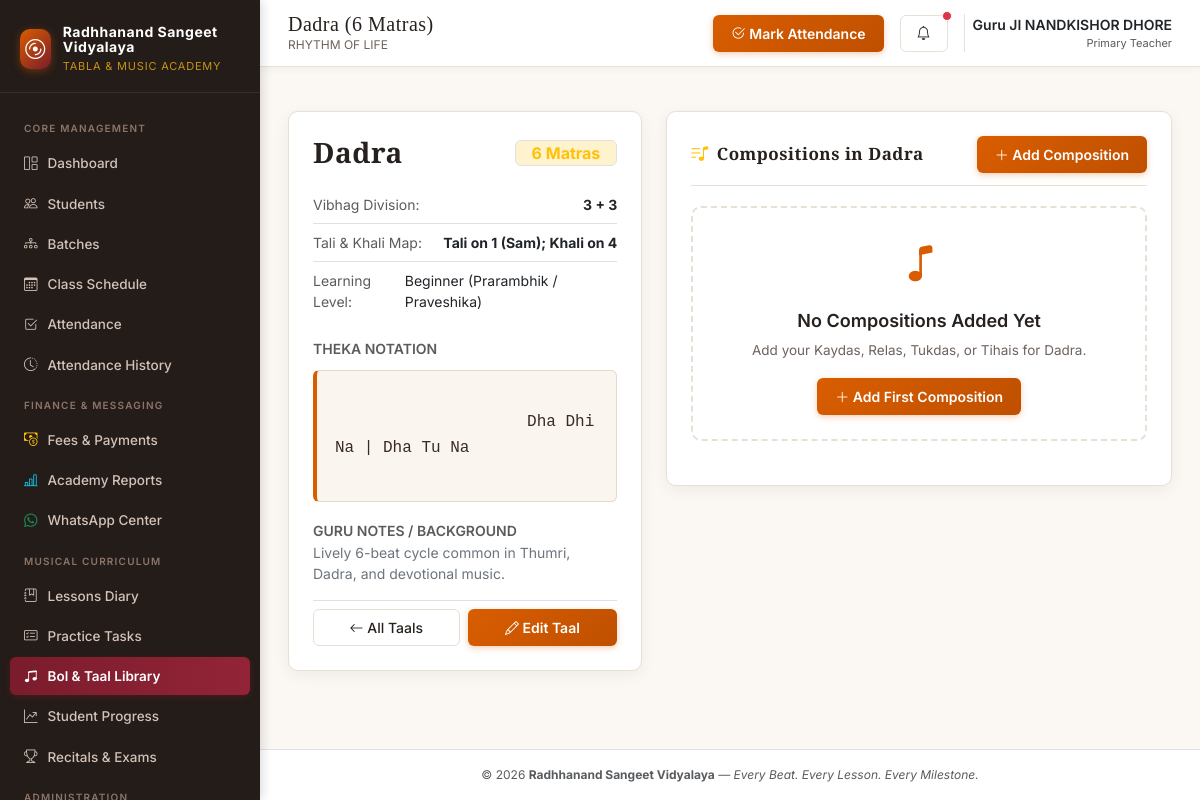
Page /library/taals/6/ (signed in) on the committed database.
### academy/models.py (models this page shows, shortened)
class Taal(models.Model):
    LEVEL_CHOICES = Student.LEVEL_CHOICES
    name = models.CharField(max_length=100, unique=True)
    matras = models.PositiveIntegerField(help_text="Total number of beats (matras)")
    vibhag_structure = models.CharField(
        max_length=100,
        help_text="Division of vibhags, e.g., '4 + 4 + 4 + 4' or '2 + 3 + 2 + 3'"
    )
    tali_khali_info = models.CharField(
        max_length=255,
        help_text="Tali and Khali positions, e.g., 'Tali on 1, 5, 13; Khali on 9'"
    )
    theka_notation = models.TextField(help_text="Basic theka bols with vibhag divisions")
    level = models.CharField(max_length=30, choices=LEVEL_CHOICES, default='beginner')
    notes = models.TextField(blank=True)
    reference_url = models.URLField(blank=True, help_text="Reference link or video/audio demonstration")
    class Meta:
        ordering = ['matras', 'name']

class AcademySettings(models.Model):
    academy_name = models.CharField(max_length=200, default="Radhhanand Sangeet Vidyalaya")
    tagline = models.CharField(max_length=255, default="Every Beat. Every Lesson. Every Milestone.")
    teacher_name = models.CharField(max_length=150, default="Guru Ji")
    phone = models.CharField(max_length=25, blank=True, default="+91 98765 43210", help_text="Official academy contact phone")
    email = models.EmailField(blank=True, default="contact@radhhanand.org", help_text="Official academy email")
    address = models.TextField(blank=True, default="Radhhanand Sangeet Vidyalaya, India", help_text="Academy premises address")
    whatsapp_number = models.CharField(max_length=25, blank=True, default="+91 98765 43210", help_text="Official academy WhatsApp number")
    attendance_threshold = models.FloatField(
        default=75.0,
        help_text="Attendance percentage threshold below which alerts are flagged (e.g. 75%)"
    )
    consecutive_absence_threshold = models.PositiveIntegerField(
        default=3,
        help_text="Number of consecutive conducted sessions missed before an alert triggers"
    )
    currency_symbol = models.CharField(max_length=10, default="₹")
    date_format = models.CharField(max_length=30, default="YYYY-MM-DD")
    enable_fees = models.BooleanField(default=True, help_text="Enable or disable fee management module")
    enable_late_status = models.BooleanField(default=False, help_text="Enable 'Late' as an attendance status")
    default_class_duration = models.PositiveIntegerField(default=60, help_text="Default duration in minutes")
    updated_at = models.DateTimeField(auto_now=True)
    class Meta:
        verbose_name = "Academy Settings"
        verbose_name_plural = "Academy Settings"
    @classmethod
    def get_settings(cls):
        settings_obj = cls.objects.first()
        if not settings_obj:
            settings_obj = cls.objects.create(academy_name="Radhhanand Sangeet Vidyalaya")
        elif settings_obj.academy_name != "Radhhanand Sangeet Vidyalaya":
            settings_obj.academy_name = "Radhhanand Sangeet Vidyalaya"
            settings_obj.save(update_fields=['academy_name'])
        return settings_obj

### academy/views.py (the view)
# urls.py: path('library/taals/<int:taal_id>/', views.taal_detail, name='taal_detail'),
@login_required
def taal_detail(request, taal_id):
    taal = get_object_or_404(Taal, id=taal_id)
    compositions = taal.compositions.all()
    return render(request, 'academy/library/taal_detail.html', {'taal': taal, 'compositions': compositions})

### academy/templates/academy/library/taal_detail.html (shortened to what this page needs)
{% extends 'academy/base.html' %}
{% block page_title %}{{ taal.name }} ({{ taal.matras }} Matras){% endblock %}
{% block content %}
<div class="row g-4">
    <div class="col-12 col-lg-5">
        <div class="taal-card">
            <div class="d-flex justify-content-between align-items-center mb-3">
                <h3 class="h3 fw-bold mb-0 brand-font">{{ taal.name }}</h3>
                <span class="badge bg-warning-subtle text-warning border fs-6 px-3 py-1">{{ taal.matras }} Matras</span>
            </div>
            <div class="list-group list-group-flush small mb-3">
                <div class="list-group-item px-0 py-2 d-flex justify-content-between">
                    <span class="text-muted">Vibhag Division:</span>
                    <span class="fw-bold">{{ taal.vibhag_structure }}</span>
                </div>
                <div class="list-group-item px-0 py-2 d-flex justify-content-between">
                    <span class="text-muted">Tali & Khali Map:</span>
                    <span class="fw-bold">{{ taal.tali_khali_info }}</span>
                </div>
                <div class="list-group-item px-0 py-2 d-flex justify-content-between">
                    <span class="text-muted">Learning Level:</span>
                    <span>{{ taal.get_level_display }}</span>
                </div>
            </div>
            <div class="mb-3">
                <label class="small fw-semibold text-muted text-uppercase">Theka Notation</label>
                <div class="bol-notation-box fs-6">
                    {{ taal.theka_notation }}
                </div>
            </div>
            {% if taal.notes %}
            <div class="mb-3">
                <label class="small fw-semibold text-muted text-uppercase">Guru Notes / Background</label>
                <p class="text-secondary small">{{ taal.notes }}</p>
            </div>
            {% endif %}
            <div class="d-flex gap-2 pt-2 border-top">
                <a href="{% url 'taal_list' %}" class="btn btn-sm btn-taal-outline flex-grow-1"><i class="bi bi-arrow-left"></i> All Taals</a>
                <a href="{% url 'taal_edit' taal.id %}" class="btn btn-sm btn-taal-primary flex-grow-1"><i class="bi bi-pencil"></i> Edit Taal</a>
            </div>
        </div>
    </div>
    <div class="col-12 col-lg-7">
        <div class="taal-card">
            <div class="taal-card-header">
                <h4 class="taal-card-title" style="font-size: 17px;"><i class="bi bi-music-note-list text-warning"></i> Compositions in {{ taal.name }}</h4>
                <a href="{% url 'composition_create' %}?taal={{ taal.id }}" class="btn btn-sm btn-taal-primary">
                    <i class="bi bi-plus-lg"></i> Add Composition
                </a>
            </div>
            {% if compositions %}
            <div class="list-group list-group-flush">
                {% for comp in compositions %}
                <div class="list-group-item px-0 py-3">
                    <div class="d-flex justify-content-between align-items-start mb-1">
                        <div>
                            <h5 class="fw-bold mb-1 brand-font">{{ comp.title }}</h5>
                            <span class="badge bg-light text-dark border">{{ comp.get_category_display }}</span>
                            <span class="badge bg-secondary-subtle text-secondary border">{{ comp.get_difficulty_display }}</span>
                        </div>
                        <a href="{% url 'composition_edit' comp.id %}" class="btn btn-sm btn-taal-outline py-0 px-2" style="font-size: 11px;"><i class="bi bi-pencil"></i> Edit</a>
                    </div>
                    <div class="bol-notation-box small py-2 px-3 my-2">
                        {{ comp.bol_notation }}
                    </div>
                    {% if comp.recommended_tempo %}
                    <div class="small text-muted mb-1">
                        <strong>Recommended Laya / BPM:</strong> {{ comp.recommended_tempo }}
                    </div>
                    {% endif %}
                    {% if comp.practice_instructions %}
                    <div class="small text-secondary">
                        <strong>Riyaz Guidance:</strong> {{ comp.practice_instructions }}
                    </div>
                    {% endif %}
                </div>
                {% endfor %}
            </div>
            {% else %}
            <div class="empty-state-box py-4">
                <div class="empty-state-icon"><i class="bi bi-music-note"></i></div>
                <div class="empty-state-title">No Compositions Added Yet</div>
                <div class="empty-state-text">Add your Kaydas, Relas, Tukdas, or Tihais for {{ taal.name }}.</div>
                <a href="{% url 'composition_create' %}?taal={{ taal.id }}" class="btn btn-sm btn-taal-primary"><i class="bi bi-plus-lg"></i> Add First Composition</a>
            </div>
            {% endif %}
        </div>
    </div>
</div>
{% endblock %}

### academy/templates/academy/base.html (shortened to what this page needs)
{% load static %}
<!DOCTYPE html>
<html lang="en">
<head>
    <link href="https://cdn.jsdelivr.net/npm/bootstrap@5.3.3/dist/css/bootstrap.min.css" rel="stylesheet">
    <link rel="stylesheet" href="https://cdn.jsdelivr.net/npm/bootstrap-icons@1.11.3/font/bootstrap-icons.min.css">
    <link rel="stylesheet" href="{% static 'academy/css/taal.css' %}">
</head>
<body>
    <div class="app-container">
        {% if user.is_authenticated %}
        <aside class="app-sidebar no-print" id="appSidebar">
            <div class="sidebar-header d-flex justify-content-between align-items-center">
                <a href="{% url 'dashboard' %}" class="brand-badge text-decoration-none">
                    <div class="brand-icon">
                        <i class="bi bi-disc"></i>
                    </div>
                    <div>
                        <div class="brand-title" style="font-size: 14px; font-weight: 700; letter-spacing: 0.5px;">Radhhanand Sangeet Vidyalaya</div>
                        <div class="brand-subtitle" style="font-size: 11px; color: #C69214;">Tabla & Music Academy</div>
                    </div>
                </a>
            </div>
            <nav class="sidebar-nav">
                <div class="nav-section-title">Core Management</div>
                <a href="{% url 'dashboard' %}" class="nav-link-custom {% if request.resolver_match.url_name == 'dashboard' %}active{% endif %}">
                    <span class="nav-left"><i class="bi bi-grid-1x2"></i> Dashboard</span>
                </a>
                <a href="{% url 'student_list' %}" class="nav-link-custom {% if 'student' in request.resolver_match.url_name %}active{% endif %}">
                    <span class="nav-left"><i class="bi bi-people"></i> Students</span>
                </a>
                <a href="{% url 'batch_list' %}" class="nav-link-custom {% if 'batch' in request.resolver_match.url_name %}active{% endif %}">
                    <span class="nav-left"><i class="bi bi-diagram-3"></i> Batches</span>
                </a>
                <a href="{% url 'session_list' %}" class="nav-link-custom {% if 'session' in request.resolver_match.url_name %}active{% endif %}">
                    <span class="nav-left"><i class="bi bi-calendar3"></i> Class Schedule</span>
                </a>
                <a href="{% url 'attendance_hub' %}" class="nav-link-custom {% if request.resolver_match.url_name == 'attendance_hub' or request.resolver_match.url_name == 'attendance_mark' %}active{% endif %}">
                    <span class="nav-left"><i class="bi bi-check2-square"></i> Attendance</span>
                </a>
                <a href="{% url 'attendance_history' %}" class="nav-link-custom {% if request.resolver_match.url_name == 'attendance_history' or request.resolver_match.url_name == 'attendance_audit_list' %}active{% endif %}">
                    <span class="nav-left"><i class="bi bi-clock-history"></i> Attendance History</span>
                </a>
                <div class="nav-section-title">Finance & Messaging</div>
                <a href="{% url 'fee_dashboard' %}" class="nav-link-custom {% if 'fee' in request.resolver_match.url_name or 'payment' in request.resolver_match.url_name or 'receipt' in request.resolver_match.url_name %}active{% endif %}">
                    <span class="nav-left"><i class="bi bi-cash-coin text-warning"></i> Fees & Payments</span>
                </a>
                <a href="{% url 'attendance_reports' %}" class="nav-link-custom {% if 'report' in request.resolver_match.url_name %}active{% endif %}">
                    <span class="nav-left"><i class="bi bi-bar-chart-line text-info"></i> Academy Reports</span>
                </a>
                <a href="{% url 'whatsapp_hub' %}" class="nav-link-custom {% if 'whatsapp' in request.resolver_match.url_name %}active{% endif %}">
                    <span class="nav-left"><i class="bi bi-whatsapp text-success"></i> WhatsApp Center</span>
                </a>
                <div class="nav-section-title">Musical Curriculum</div>
                <a href="{% url 'lesson_list' %}" class="nav-link-custom {% if 'lesson' in request.resolver_match.url_name %}active{% endif %}">
                    <span class="nav-left"><i class="bi bi-journal-bookmark"></i> Lessons Diary</span>
                </a>
                <a href="{% url 'assignment_list' %}" class="nav-link-custom {% if 'assignment' in request.resolver_match.url_name %}active{% endif %}">
                    <span class="nav-left"><i class="bi bi-card-checklist"></i> Practice Tasks</span>
                </a>
                <a href="{% url 'taal_list' %}" class="nav-link-custom {% if 'library' in request.resolver_match.url_name or 'taal' in request.resolver_match.url_name or 'composition' in request.resolver_match.url_name %}active{% endif %}">
                    <span class="nav-left"><i class="bi bi-music-note-beamed"></i> Bol & Taal Library</span>
                </a>
                <a href="{% url 'progress_list' %}" class="nav-link-custom {% if 'progress' in request.resolver_match.url_name %}active{% endif %}">
                    <span class="nav-left"><i class="bi bi-graph-up-arrow"></i> Student Progress</span>
                </a>
                <a href="{% url 'performance_list' %}" class="nav-link-custom {% if 'performance' in request.resolver_match.url_name or 'exam' in request.resolver_match.url_name %}active{% endif %}">
                    <span class="nav-left"><i class="bi bi-trophy"></i> Recitals & Exams</span>
                </a>
                <div class="nav-section-title">Administration</div>
            </nav>
        </aside>
        {% endif %}
        <div class="app-main">
            {% if user.is_authenticated %}
            <header class="app-topbar no-print">
                <div class="d-flex align-items-center gap-3">
                    <div class="topbar-title-area">
                        <h2>{% block page_title %}{{ academy_settings.academy_name }}{% endblock %}</h2>
                        <p class="d-none d-sm-block">{{ academy_settings.tagline }}</p>
                    </div>
                </div>
                <div class="topbar-actions">
                    <a href="{% url 'attendance_hub' %}" class="btn btn-sm btn-taal-primary d-none d-sm-inline-flex align-items-center gap-1">
                        <i class="bi bi-check2-circle"></i> Mark Attendance
                    </a>
                    <a href="{% url 'alert_list' %}" class="btn btn-sm btn-taal-outline position-relative" aria-label="Alerts">
                        <i class="bi bi-bell"></i>
                        {% if unread_alerts_count > 0 %}
                        <span class="position-absolute top-0 start-100 translate-middle p-1 bg-danger border border-light rounded-circle"></span>
                        {% endif %}
                    </a>
                    <div class="d-flex align-items-center gap-2 ps-2 border-start">
                        <div class="text-end d-none d-md-block">
                            <div class="small fw-semibold text-dark">{{ academy_settings.teacher_name }}</div>
                            <div class="text-muted" style="font-size: 11px;">Primary Teacher</div>
                        </div>
                    </div>
                </div>
            </header>
            {% endif %}
            <div class="container-fluid px-3 px-sm-4 pt-3 no-print">
            </div>
            <main class="page-content">
                {% block content %}{% endblock %}
            </main>
            <footer class="text-center py-3 text-muted border-top bg-white mt-auto no-print" style="font-size: 12px;">
                <div class="container">
                    &copy; {{ current_year }} <strong>{{ academy_settings.academy_name }}</strong> &mdash; <em>Every Beat. Every Lesson. Every Milestone.</em>
                </div>
            </footer>
        </div>
    </div>
</body>
</html>

### rows in the picture
Taal: name "Dadra", matras "6", vibhag_structure "3 + 3", tali_khali_info "Tali on 1 (Sam); Khali on 4", level "Beginner (Prarambhik / Praveshika)", theka_notation "Dha Dhi Na | Dha Tu Na", notes "Lively 6-beat cycle common in Thumri, Dadra, and devotional music."
AcademySettings: tagline "RHYTHM OF LIFE", teacher_name "Guru JI NANDKISHOR DHORE", academy_name "Radhhanand Sangeet Vidyalaya"
